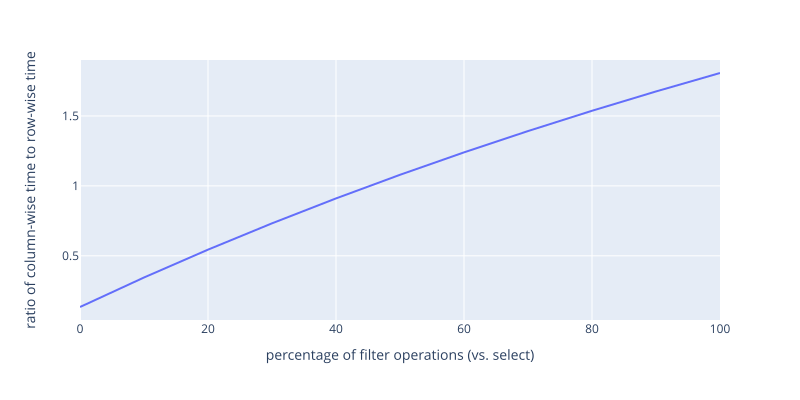

This figure's Python source:
import pandas as pd
import plotly.express as px

df = pd.read_csv("timing.csv")
df["ncell"] = df["nrow"] * df["ncol"]
for new, old in [
        ["f_col", "filter_col"],
        ["s_col", "select_col"],
        ["f_row", "filter_row"],
        ["s_row", "select_row"]]:
    df[new] = df[old] / df["ncell"]

stats = df[["f_col", "s_col", "f_row", "s_row"]].agg("mean")

def ratio(pct):
    c = (pct * stats["f_col"]) + ((1 - pct) * stats["s_col"])
    r = (pct * stats["f_row"]) + ((1 - pct) * stats["s_row"])
    return c / r

percentages = list(range(0, 101, 10))
ratios = [ratio(p / 100) for p in percentages]
temp = pd.DataFrame({"percentage": percentages, "ratio": ratios})
fig = px.line(temp, x="percentage", y="ratio",
              labels={
                  "percentage": "percentage of filter operations (vs. select)",
                  "ratio": "ratio of column-wise time to row-wise time"
              })
fig.write_image("analysis.svg", width="800", height="400")
